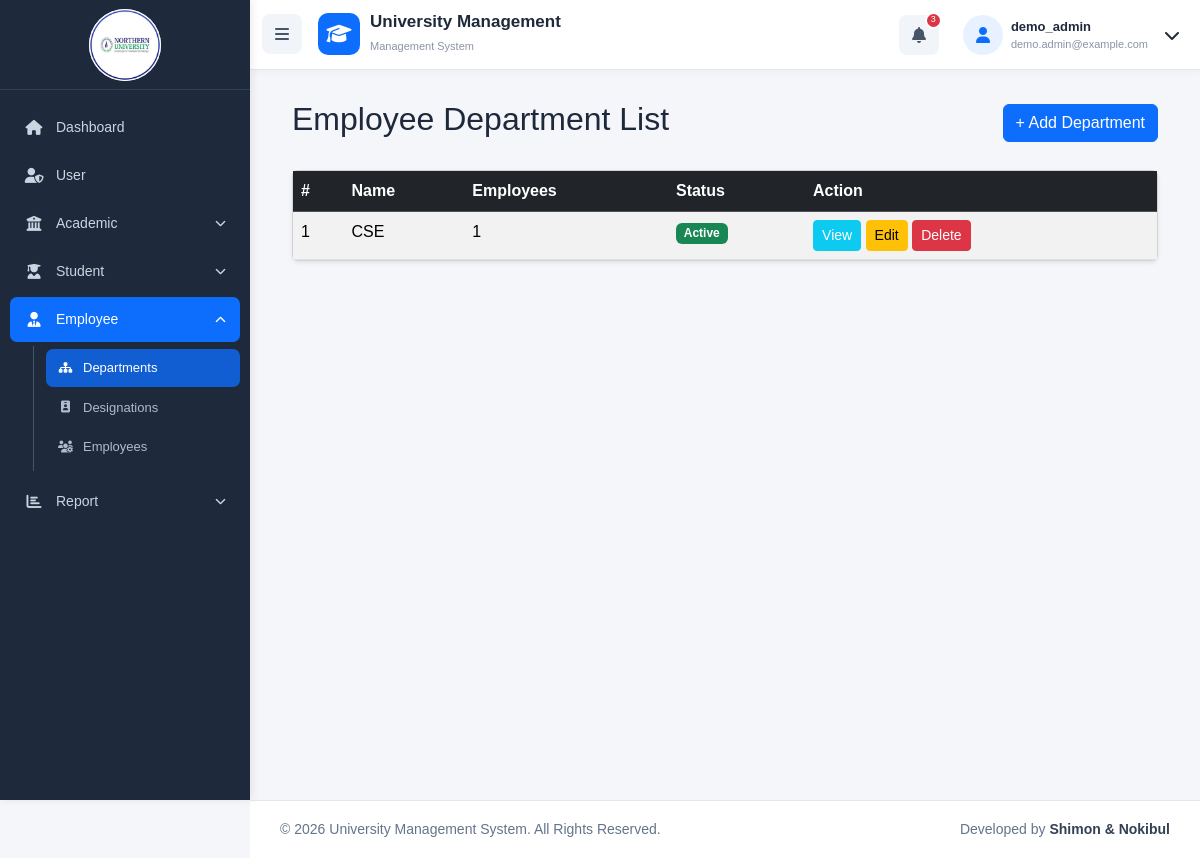
Page /employee_departments/index.php (signed in) on the committed database.
### tables this page shows
CREATE TABLE `employee_departments` (
  `id` bigint UNSIGNED NOT NULL,
  `name` varchar(255) NOT NULL,
  `status` int NOT NULL DEFAULT '1' COMMENT '1=Active,0=Inactive',
  `created_at` timestamp NULL DEFAULT NULL,
  `updated_at` timestamp NULL DEFAULT NULL
);

### employee_departments/index.php (the view, shortened to what this page needs)
<?php
require_once '../config/database.php';
$result = mysqli_query($conn, 'SELECT d.*, (SELECT COUNT(*) FROM employees e WHERE e.department_id=d.id) employee_count FROM employee_departments d ORDER BY d.id DESC');
require_once '../includes/header.php';
require_once '../includes/navbar.php';
?>
<div class="main-content">
    <div class="container-fluid">
        <div class="d-flex justify-content-between align-items-center mb-4">
            <h2>Employee Department List</h2><a class="btn btn-primary" href="create.php">+ Add Department</a>
        </div>
        <div class="card shadow-sm">
            <div class="card-body p-0 table-responsive">
                <table class="table table-striped table-hover mb-0">
                    <thead class="table-dark">
                        <tr>
                            <th>#</th>
                            <th>Name</th>
                            <th>Employees</th>
                            <th>Status</th>
                            <th>Action</th>
                        </tr>
                    </thead>
                    <tbody>
                        <?php $i = 1;
                        if ($result && mysqli_num_rows($result)): while ($row = mysqli_fetch_assoc($result)): ?><tr>
                                    <td><?= $i++ ?></td>
                                    <td><?= htmlspecialchars($row['name']) ?></td>
                                    <td><?= (int)$row['employee_count'] ?></td>
                                    <td><span class="badge bg-<?= $row['status'] == 1 ? 'success' : 'secondary' ?>"><?= $row['status'] == 1 ? 'Active' : 'Inactive' ?></span></td>
                                    <td class="text-nowrap"><a class="btn btn-sm btn-info text-white" href="view.php?id=<?= $row['id'] ?>">View</a> <a class="btn btn-sm btn-warning" href="edit.php?id=<?= $row['id'] ?>">Edit</a>
                                        <form class="d-inline" method="post" action="delete.php" onsubmit="return confirm('Delete this department?')"><button class="btn btn-sm btn-danger">Delete</button></form>
                                    </td>
                                </tr><?php endwhile;
                                else: ?><tr>
                                <td colspan="5" class="text-center py-4">No employee departments found.</td>
                            </tr><?php endif; ?></tbody>
                </table>
            </div>
        </div>
    </div>
</div>
<?php require_once '../includes/footer.php'; ?>

### css/style.css (style rules this page uses)
* { box-sizing: border-box; }
body { margin: 0; background: #f5f6fa; font-family: Arial, sans-serif; min-height: 100vh; color: #1e293b; }
.main-content { margin-left: 250px; padding: 30px; padding-top: 100px; min-height: 100vh; box-sizing: border-box; }

### rows in the picture
employee_departments: name "CSE", employee_count "1", status "Active"

### other values in the picture
$_SESSION['username'] "demo_admin"
$_SESSION['user_email'] "demo.admin@example.com"
